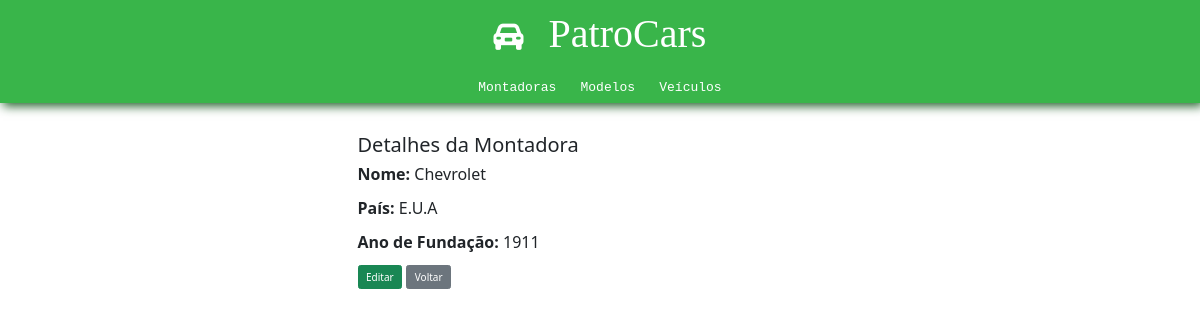
Page /patrocars/montadoras/01JACR2W3C2DSNTGPFDTRBSS46/ on the earlier database version.
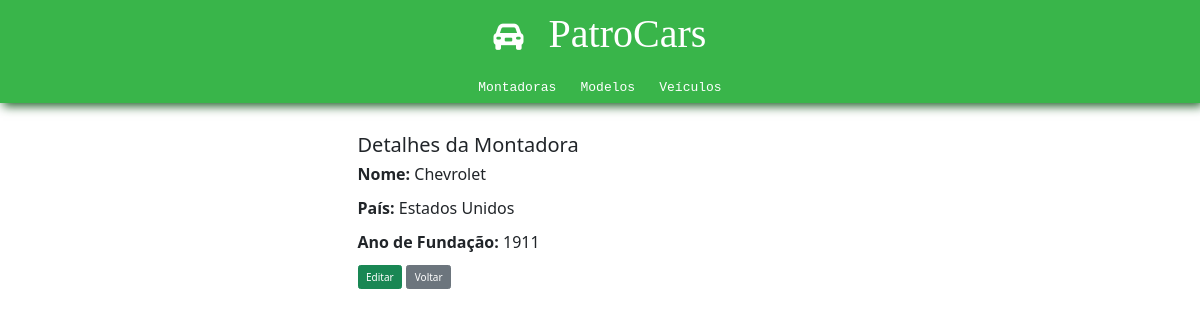
Same page on the later database version.
### patrocars/models.py (models this page shows, shortened)
class Montadora(models.Model):
    id = models.CharField(primary_key=True, default=ulid.new, editable=False, max_length=26)
    nome = models.CharField(max_length=100)
    pais = models.CharField(max_length=100)
    ano_fundacao = models.IntegerField()

### patrocars/views.py (the view)
# urls.py: path('montadoras/<str:montadora_id>/', views.detalhe_montadora, name='detalhe_montadora'),
def detalhe_montadora(request, montadora_id):
    montadora = get_object_or_404(Montadora, id=montadora_id)
    return render(request, 'patrocars/montadoras/detalhe_montadora.html', {'montadora': montadora})

### patrocars/templates/patrocars/montadoras/detalhe_montadora.html
{% include 'patrocars/partials/head.html' %}
<body>
    {% include 'patrocars/partials/header.html' %}
    <div class="container-sm mt-5" style="width: 500px;">
        <h2>Detalhes da Montadora</h2>
        <p><strong>Nome:</strong> {{ montadora.nome }}</p>
        <p><strong>País:</strong> {{ montadora.pais }}</p>
        <p><strong>Ano de Fundação:</strong> {{ montadora.ano_fundacao }}</p>
        <button class="btn btn-success"><a href="{% url 'patrocars:editar_montadora' montadora.id %}">Editar</a></button>
        <button class="btn btn-secondary"><a href="{% url 'patrocars:lista_montadoras' %}">Voltar</a></button>
    </div>
</body>
</html>

Differences in the rows shown:
changed Montadora "Chevrolet": pais "E.U.A" → "Estados Unidos"
